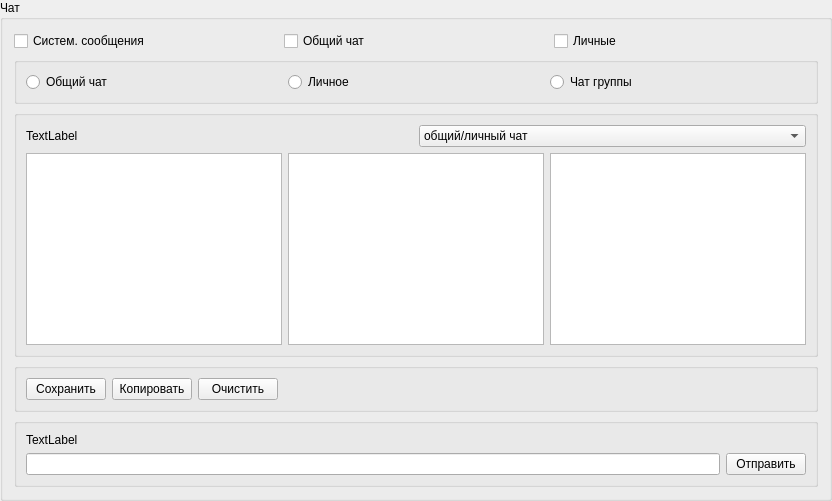
          <widget class="QGroupBox" name="gb_chat">
           <property name="title">
            <string>Чат</string>
           </property>
           <layout class="QVBoxLayout" name="verticalLayout_3">
            <item>
             <layout class="QHBoxLayout" name="horizontalLayout_2">
              <item>
               <widget class="QCheckBox" name="cb_systemChat">
                <property name="text">
                 <string>Систем. сообщения</string>
                </property>
               </widget>
              </item>
              <item>
               <widget class="QCheckBox" name="cb_totalChat">
                <property name="text">
                 <string>Общий чат</string>
                </property>
               </widget>
              </item>
              <item>
               <widget class="QCheckBox" name="cb_privatChat">
                <property name="toolTip">
                 <string>&lt;html&gt;&lt;head/&gt;&lt;body&gt;&lt;p&gt;Может ли клиент принимать и отправлять личные сообщения.&lt;/p&gt;&lt;/body&gt;&lt;/html&gt;</string>
                </property>
                <property name="text">
                 <string>Личные</string>
                </property>
               </widget>
              </item>
             </layout>
            </item>
            <item>
             <widget class="QGroupBox" name="gb_chatRB">
              <property name="title">
               <string/>
              </property>
              <layout class="QHBoxLayout" name="horizontalLayout_10">
               <item>
                <widget class="QRadioButton" name="rb_totalChat">
                 <property name="toolTip">
                  <string>&lt;html&gt;&lt;head/&gt;&lt;body&gt;&lt;p&gt;Общий чат. Сюда по умолчанию отправляются все сообщения. В том числе и системные, а также сообщения об ошибках и debug.&lt;/p&gt;&lt;/body&gt;&lt;/html&gt;</string>
                 </property>
                 <property name="text">
                  <string>Oбщий чат</string>
                 </property>
                </widget>
               </item>
               <item>
                <widget class="QRadioButton" name="rb_privatChat">
                 <property name="toolTip">
                  <string>&lt;html&gt;&lt;head/&gt;&lt;body&gt;&lt;p&gt;Чат личных сообщений.&lt;/p&gt;&lt;/body&gt;&lt;/html&gt;</string>
                 </property>
                 <property name="text">
                  <string>Личное</string>
                 </property>
                </widget>
               </item>
               <item>
                <widget class="QRadioButton" name="rb_groupChat">
                 <property name="text">
                  <string>Чат группы</string>
                 </property>
                </widget>
               </item>
              </layout>
             </widget>
            </item>
            <item>
             <layout class="QHBoxLayout" name="horizontalLayout_34">
              <item>
               <widget class="QGroupBox" name="gb_groupChatTotal">
                <property name="title">
                 <string/>
                </property>
                <layout class="QVBoxLayout" name="verticalLayout_29">
                 <item>
                  <layout class="QHBoxLayout" name="horizontalLayout_6">
                   <item>
                    <widget class="QLabel" name="lb_textInfoGroup">
                     <property name="text">
                      <string>TextLabel</string>
                     </property>
                    </widget>
                   </item>
                   <item>
                    <widget class="QComboBox" name="cb_nameChatGroup">
                     <item>
                      <property name="text">
                       <string>общий/личный чат</string>
                      </property>
                     </item>
                     <item>
                      <property name="text">
                       <string>group#1</string>
                      </property>
                     </item>
                     <item>
                      <property name="text">
                       <string>group#2</string>
                      </property>
                     </item>
                     <item>
                      <property name="text">
                       <string>group#3</string>
                      </property>
                     </item>
                     <item>
                      <property name="text">
                       <string>KNB</string>
                      </property>
                     </item>
                    </widget>
                   </item>
                  </layout>
                 </item>
                 <item>
                  <layout class="QHBoxLayout" name="horizontalLayout_43">
                   <item>
                    <widget class="QTextEdit" name="te_info">
                     <property name="minimumSize">
                      <size>
                       <width>0</width>
                       <height>0</height>
                      </size>
                     </property>
                    </widget>
                   </item>
                   <item>
                    <widget class="QTextEdit" name="te_privatChat"/>
                   </item>
                   <item>
                    <widget class="QTextEdit" name="te_groupChat"/>
                   </item>
                  </layout>
                 </item>
                </layout>
               </widget>
              </item>
             </layout>
            </item>
            <item>
             <widget class="QGroupBox" name="gb_buttonChat">
              <property name="title">
               <string/>
              </property>
              <layout class="QHBoxLayout" name="horizontalLayout_39">
               <item>
                <layout class="QHBoxLayout" name="horizontalLayout_28">
                 <item>
                  <widget class="QPushButton" name="pb_saveFileChat">
                   <property name="toolTip">
                    <string>&lt;html&gt;&lt;head/&gt;&lt;body&gt;&lt;p&gt;Сохранить копию чата в файл&lt;/p&gt;&lt;/body&gt;&lt;/html&gt;</string>
                   </property>
                   <property name="text">
                    <string>Сохранить</string>
                   </property>
                  </widget>
                 </item>
                 <item>
                  <widget class="QPushButton" name="pb_cutChat">
                   <property name="toolTip">
                    <string>Копировать чат в буффер обмена</string>
                   </property>
                   <property name="text">
                    <string>Копировать</string>
                   </property>
                  </widget>
                 </item>
                 <item>
                  <widget class="QPushButton" name="pb_clearChat">
                   <property name="toolTip">
                    <string>Очистить чат</string>
                   </property>
                   <property name="text">
                    <string>Очистить</string>
                   </property>
                  </widget>
                 </item>
                 <item>
                  <spacer name="horizontalSpacer_24">
                   <property name="orientation">
                    <enum>Qt::Horizontal</enum>
                   </property>
                   <property name="sizeHint" stdset="0">
                    <size>
                     <width>40</width>
                     <height>20</height>
                    </size>
                   </property>
                  </spacer>
                 </item>
                </layout>
               </item>
              </layout>
             </widget>
            </item>
            <item>
             <widget class="QGroupBox" name="gb_mesegChat">
              <property name="title">
               <string/>
              </property>
              <layout class="QVBoxLayout" name="verticalLayout_26">
               <item>
                <widget class="QLabel" name="lb_messageText">
                 <property name="text">
                  <string>TextLabel</string>
                 </property>
                </widget>
               </item>
               <item>
                <layout class="QHBoxLayout" name="horizontalLayout_3">
                 <item>
                  <widget class="QLineEdit" name="le_message"/>
                 </item>
                 <item>
                  <widget class="QPushButton" name="pb_chatPush">
                   <property name="text">
                    <string>Отправить</string>
                   </property>
                  </widget>
                 </item>
                </layout>
               </item>
              </layout>
             </widget>
            </item>
           </layout>
          </widget>
